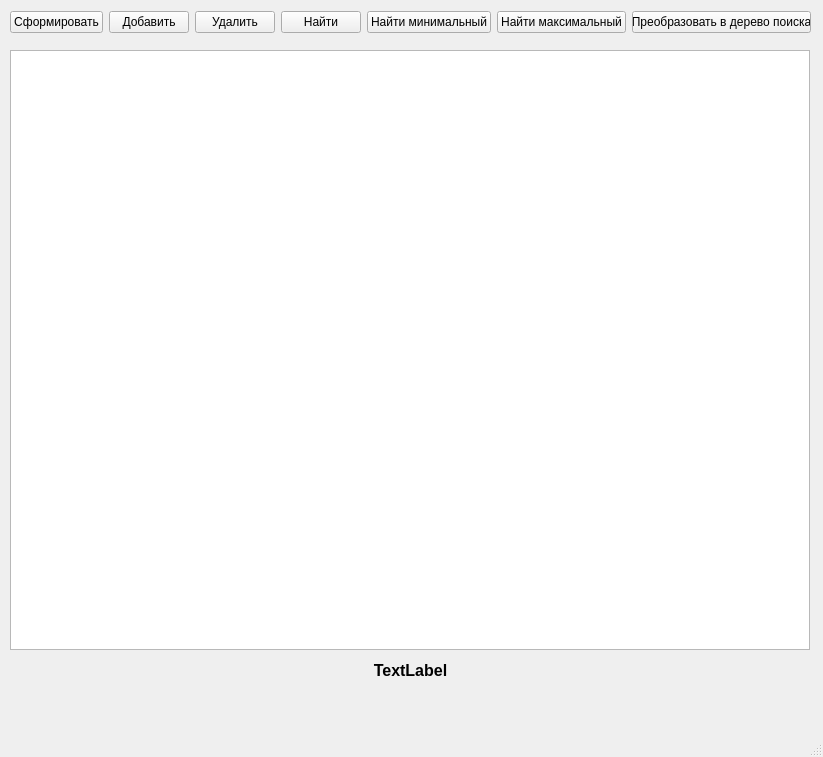
<?xml version="1.0" encoding="UTF-8"?>
<ui version="4.0">
 <class>MainWindow</class>
 <widget class="QMainWindow" name="MainWindow">
  <property name="geometry">
   <rect>
    <x>0</x>
    <y>0</y>
    <width>823</width>
    <height>757</height>
   </rect>
  </property>
  <property name="windowTitle">
   <string>Бинарное дерево</string>
  </property>
  <widget class="QWidget" name="centralwidget">
   <widget class="QWidget" name="horizontalLayoutWidget">
    <property name="geometry">
     <rect>
      <x>10</x>
      <y>10</y>
      <width>801</width>
      <height>25</height>
     </rect>
    </property>
    <layout class="QHBoxLayout" name="horizontalLayout">
     <item>
      <widget class="QPushButton" name="createButton">
       <property name="text">
        <string>Сформировать</string>
       </property>
      </widget>
     </item>
     <item>
      <widget class="QPushButton" name="addButton">
       <property name="text">
        <string>Добавить</string>
       </property>
      </widget>
     </item>
     <item>
      <widget class="QPushButton" name="deleteButton">
       <property name="text">
        <string>Удалить</string>
       </property>
      </widget>
     </item>
     <item>
      <widget class="QPushButton" name="searhButton">
       <property name="text">
        <string>Найти</string>
       </property>
      </widget>
     </item>
     <item>
      <widget class="QPushButton" name="minButton">
       <property name="text">
        <string>Найти минимальный</string>
       </property>
      </widget>
     </item>
     <item>
      <widget class="QPushButton" name="maxButton">
       <property name="text">
        <string>Найти максимальный</string>
       </property>
      </widget>
     </item>
     <item>
      <widget class="QPushButton" name="convertButton">
       <property name="text">
        <string>Преобразовать в дерево поиска</string>
       </property>
      </widget>
     </item>
    </layout>
   </widget>
   <widget class="GraphWidget" name="graphicsView">
    <property name="geometry">
     <rect>
      <x>10</x>
      <y>50</y>
      <width>800</width>
      <height>600</height>
     </rect>
    </property>
    <property name="minimumSize">
     <size>
      <width>800</width>
      <height>600</height>
     </size>
    </property>
    <property name="verticalScrollBarPolicy">
     <enum>Qt::ScrollBarAlwaysOff</enum>
    </property>
    <property name="horizontalScrollBarPolicy">
     <enum>Qt::ScrollBarAlwaysOff</enum>
    </property>
   </widget>
   <widget class="QLabel" name="msgBox">
    <property name="geometry">
     <rect>
      <x>10</x>
      <y>660</y>
      <width>801</width>
      <height>21</height>
     </rect>
    </property>
    <property name="font">
     <font>
      <family>Arial</family>
      <pointsize>12</pointsize>
      <weight>75</weight>
      <bold>true</bold>
     </font>
    </property>
    <property name="text">
     <string>TextLabel</string>
    </property>
    <property name="scaledContents">
     <bool>false</bool>
    </property>
    <property name="alignment">
     <set>Qt::AlignCenter</set>
    </property>
    <property name="wordWrap">
     <bool>true</bool>
    </property>
   </widget>
  </widget>
  <widget class="QMenuBar" name="menubar">
   <property name="geometry">
    <rect>
     <x>0</x>
     <y>0</y>
     <width>823</width>
     <height>21</height>
    </rect>
   </property>
   <property name="defaultUp">
    <bool>false</bool>
   </property>
  </widget>
  <widget class="QStatusBar" name="statusbar">
   <property name="sizeGripEnabled">
    <bool>true</bool>
   </property>
  </widget>
 </widget>
 <customwidgets>
  <customwidget>
   <class>GraphWidget</class>
   <extends>QGraphicsView</extends>
   <header>graphwidget.h</header>
  </customwidget>
 </customwidgets>
 <resources/>
 <connections/>
</ui>
